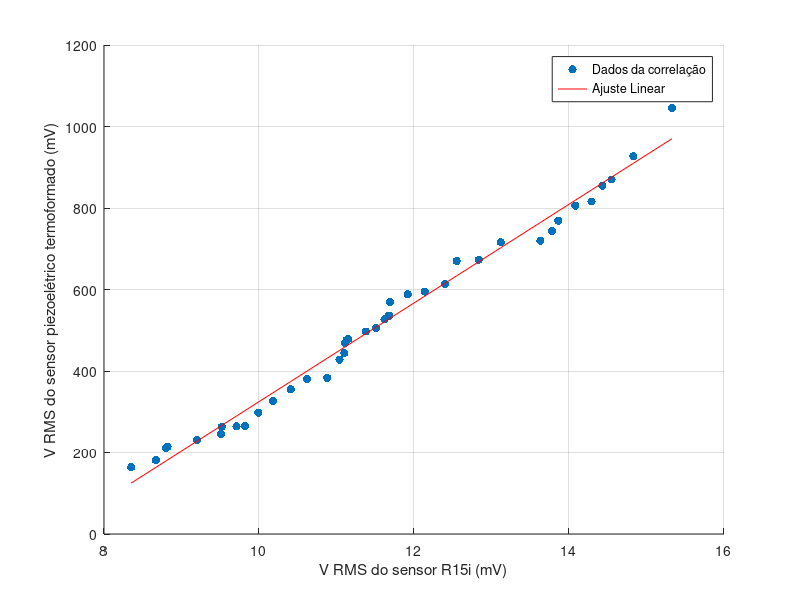

This figure's MATLAB source:
y = [164,181,211,214,230,245,263,264,265,298,326,355,381,383,428,444,469,476,478,497,506,527,536,536,570,588,595,613,670,673,716,720, 744, 769, 806, 816, 855, 870, 927, 1046];
x = [8.35, 8.67, 8.80, 8.82, 9.20, 9.51, 9.52, 9.71, 9.82, 9.99, 10.18, 10.41, 10.62, 10.88, 11.04, 11.10, 11.11, 11.13, 11.15, 11.38, 11.51, 11.62, 11.67, 11.68, 11.69, 11.92, 12.14, 12.40, 12.55, 12.837, 13.12, 13.63, 13.78, 13.86, 14.08, 14.29, 14.43, 14.55, 14.83, 15.329];


% Criar o gráfico de dispersão figure;
scatter(x, y, 'filled');
hold on;
% Adicionar uma linha de tendência linear
p = polyfit(x, y, 1); % Ajuste linear
yfit = polyval(p, x);
plot(x, yfit, '-r'); % Adicionar rótulos e título
xlabel('V RMS do sensor R15i (mV)');
ylabel('V RMS do sensor piezoelétrico termoformado (mV)');
% Exibir a correlação de Pearson no gráfico
legend('Dados da correlação', 'Ajuste Linear');
grid on
% Combinar as variáveis em uma matriz
% data = [x', y', z']; % Calcular a matriz de correlação de Pearson R = corr(data, 'Type', 'Pearson'); % Exibir a matriz de correlação disp(R);
%Calcular a correlação de Pearson e obter valores p
[R, p_value] = corrcoef(x, y);
% Exibir os resultados
disp('Matriz de Correlação:');
disp(R);
disp('Valores p:');
disp(p_value);
